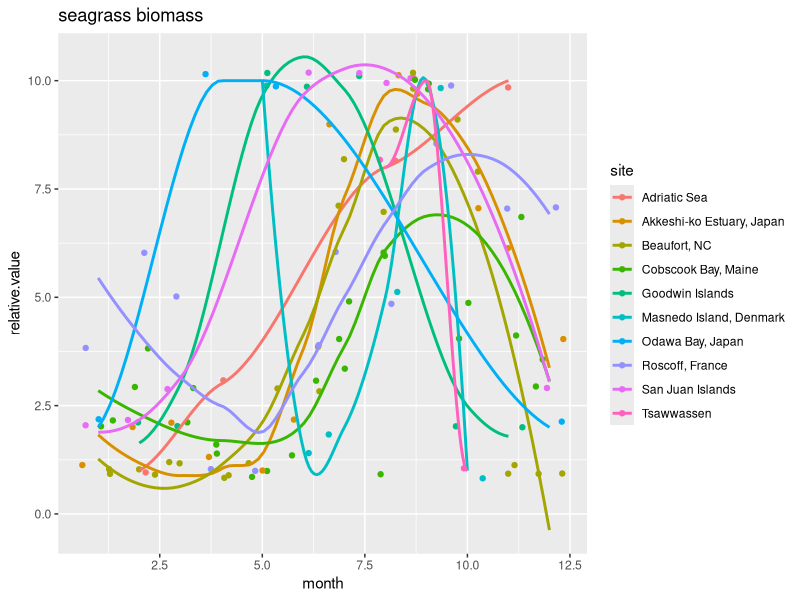
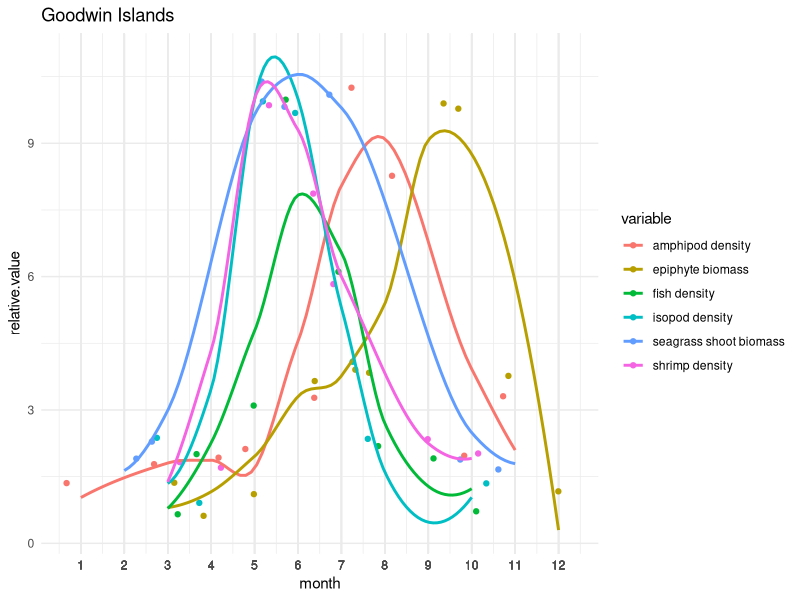
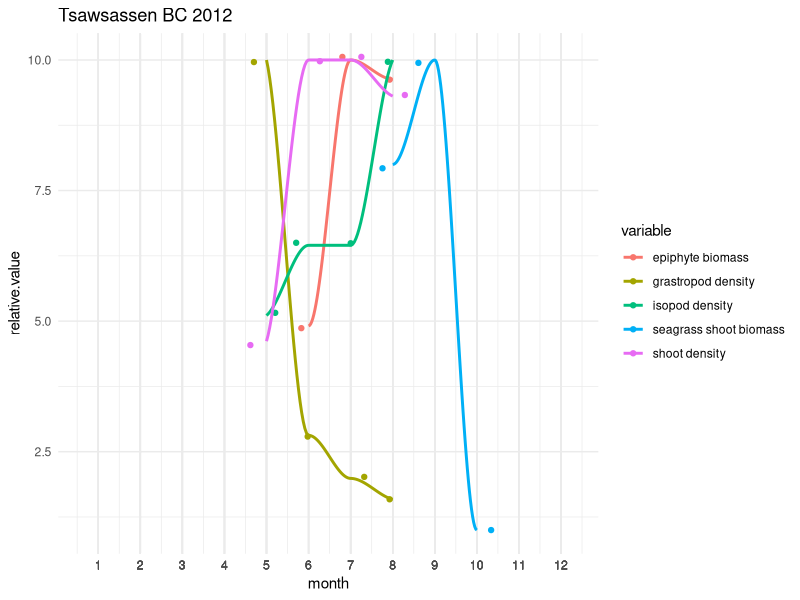
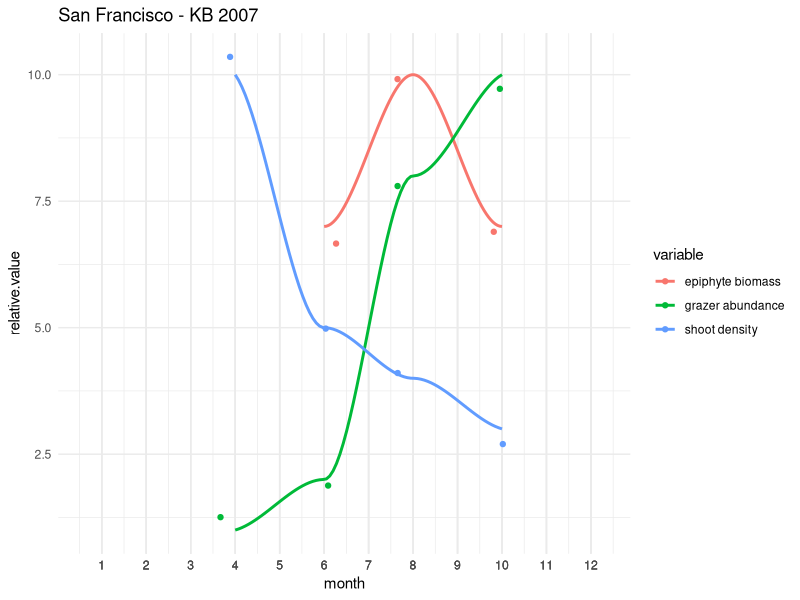
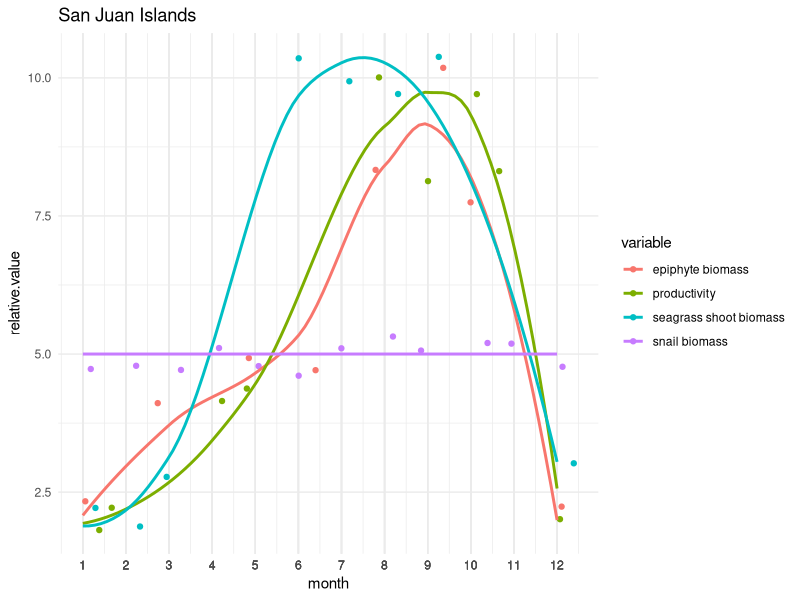
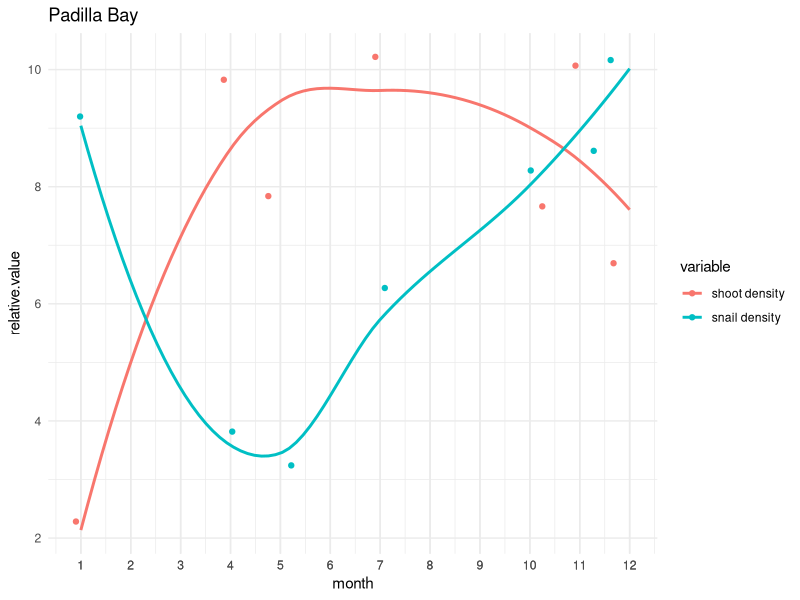
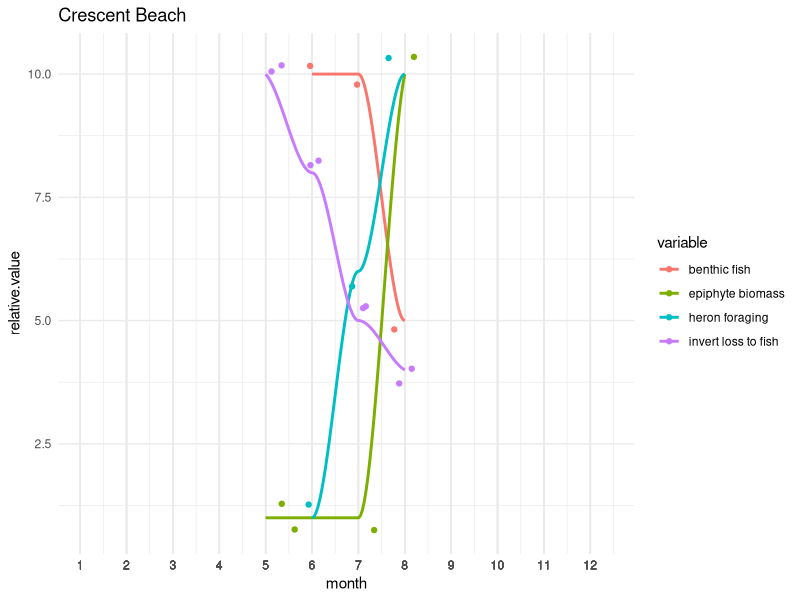
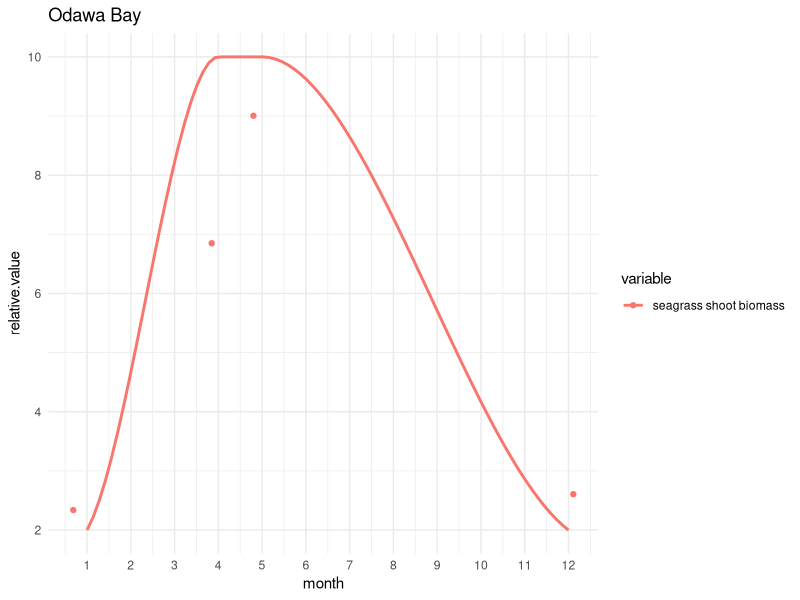

Here is the R script that generated these plots, in order: (Note: this script raises an error after producing the figures.)
### plotting seasonal variation in seagrass events

library(readr)
library(tidyverse)
library(ggplot2)
library(gridExtra)
library(cowplot)


data <- read_csv("sg.seasonality.data.csv")
data$month <- as.numeric(data$month)
head(data)
View(data)

sgb <- data %>%
  filter(., variable == "seagrass shoot biomass") %>%
  group_by(site)

sbg.fig <-
  ggplot(sgb, aes(x = month, y = relative.value)) +
  geom_jitter(aes(x = month, y = relative.value, color = site), na.rm = TRUE) +
  geom_smooth(aes(x = month, y = relative.value, color = site), se = FALSE) +
  ggtitle("seagrass biomass")

sbg.fig

class(data$site)
levels(unique(as.factor(data$site)))

GWI <- data %>%
  filter(., site == "Goodwin Islands") 

GWI.fig <-
  ggplot(GWI, aes(x = month, y = relative.value), group_by(variable)) +
  theme_minimal() +
  scale_x_continuous(breaks = GWI$month) +
  geom_jitter(aes(x = month, y = relative.value, color = variable), na.rm = TRUE) +
  geom_smooth(aes(x = month, y = relative.value, color = variable), se = FALSE) +
  ggtitle("Goodwin Islands")

GWI.fig


TW <- data %>%
  filter(., site == "Tsawwassen") 

TW.fig <-
  ggplot(TW, aes(x = month, y = relative.value), group_by(variable)) +
  theme_minimal() +
  scale_x_continuous(breaks = TW$month) +
  geom_jitter(aes(x = month, y = relative.value, color = variable), na.rm = TRUE) +
  geom_smooth(aes(x = month, y = relative.value, color = variable), se = FALSE) +
  ggtitle("Tsawsassen BC 2012")

TW.fig


SF <- data %>%
  filter(., site == "San Francisco Bay - KB") 

SF.fig <-
  ggplot(SF, aes(x = month, y = relative.value), group_by(variable)) +
  theme_minimal() +
  scale_x_continuous(breaks = SF$month) +
  geom_jitter(aes(x = month, y = relative.value, color = variable), na.rm = TRUE) +
  geom_smooth(aes(x = month, y = relative.value, color = variable), se = FALSE) +
  ggtitle("San Francisco - KB 2007")

SF.fig


SJI <- data %>%
  filter(., site == "San Juan Islands") 

SJI.fig <-
  ggplot(SJI, aes(x = month, y = relative.value), group_by(variable)) +
  theme_minimal() +
  scale_x_continuous(breaks = SJI$month) +
  geom_jitter(aes(x = month, y = relative.value, color = variable), na.rm = TRUE) +
  geom_smooth(aes(x = month, y = relative.value, color = variable), se = FALSE) +
  ggtitle("San Juan Islands")

SJI.fig


PB <- data %>%
  filter(., site == "Padilla Bay") 

PB.fig <-
  ggplot(PB, aes(x = month, y = relative.value), group_by(variable)) +
  theme_minimal() +
  scale_x_continuous(breaks = PB$month) +
  geom_jitter(aes(x = month, y = relative.value, color = variable), na.rm = TRUE) +
  geom_smooth(aes(x = month, y = relative.value, color = variable), se = FALSE) +
  ggtitle("Padilla Bay")

PB.fig

CB <- data %>%
  filter(., site == "Crescent Beach BC") 

CB.fig <-
  ggplot(CB, aes(x = month, y = relative.value), group_by(variable)) +
  theme_minimal() +
  scale_x_continuous(breaks = CB$month) +
  geom_jitter(aes(x = month, y = relative.value, color = variable), na.rm = TRUE) +
  geom_smooth(aes(x = month, y = relative.value, color = variable), se = FALSE) +
  ggtitle("Crescent Beach")

CB.fig


## Odawa Bay
OB <- data %>%
  filter(., site == "Odawa Bay, Japan") 
View(OB)

OB.fig <-
  ggplot(OB, aes(x = month, y = relative.value), group_by(variable)) +
  theme_minimal() +
  scale_x_continuous(breaks = OB$month) +
  geom_jitter(aes(x = month, y = relative.value, color = variable), na.rm = TRUE) +
  geom_smooth(aes(x = month, y = relative.value, color = variable), se = FALSE) +
  ggtitle("Odawa Bay")

OB.fig


## Bodega Bay
BB <- data %>%
  filter(., site == "Bodega Bay") 
View(BB)

BB.fig <-
  ggplot(BB, aes(x = month, y = relative.value), group_by(variable)) +
  theme_minimal() +
  scale_x_continuous(breaks = BB$month) +
  geom_jitter(aes(x = month, y = relative.value, color = variable), na.rm = TRUE) +
  geom_smooth(aes(x = month, y = relative.value, color = variable), se = FALSE) +
  ggtitle("Bodega Bay")

BB.fig

## Roscoff, France
RF <- data %>%
  filter(., site == "Roscoff, France") 
View(BB)

RF.fig <-
  ggplot(RF, aes(x = month, y = relative.value), group_by(variable)) +
  theme_minimal() +
  scale_x_continuous(breaks = RF$month) +
  geom_jitter(aes(x = month, y = relative.value, color = variable), na.rm = TRUE) +
  geom_smooth(aes(x = month, y = relative.value, color = variable), se = FALSE) +
  ggtitle("Roscoff France")

RF.fig

## Beaufort, NC
NC <- data %>%
  filter(., site == "Beaufort, NC") 
View(NC)

NC.fig <-
  ggplot(NC, aes(x = month, y = relative.value), group_by(variable)) +
  theme_minimal() +
  scale_x_continuous(breaks = NC$month) +
  geom_jitter(aes(x = month, y = relative.value, color = variable), na.rm = TRUE) +
  geom_smooth(aes(x = month, y = relative.value, color = variable), se = FALSE) +
  ggtitle("Beaufort, NC")

NC.fig


## Akkeshi-ko Estuary
AK <- data %>%
  filter(., site == "Akkeshi-ko Estuary, Japan") 
View(AK)

AK.fig <-
  ggplot(AK, aes(x = month, y = relative.value), group_by(variable)) +
  theme_minimal() +
  scale_x_continuous(breaks = AK$month) +
  geom_jitter(aes(x = month, y = relative.value, color = variable), na.rm = TRUE) +
  geom_smooth(aes(x = month, y = relative.value, color = variable), se = FALSE) +
  ggtitle("Akkeshi-ko")

AK.fig


## all figs at once
all <- plot_grid(GWI.fig,TW.fig, SF.fig, PB.fig, SJI.fig, CB.fig, nrow = 3, ncol = 2, scale = 0.9, label_size = 9, align = "v")

cowplot::ggsave("allsites.jpg", plot = all, width = 8, height = 10)

### ok, this will work to visualize the patterns. next step, try to get our (and others?) seasonal data into a figure...
